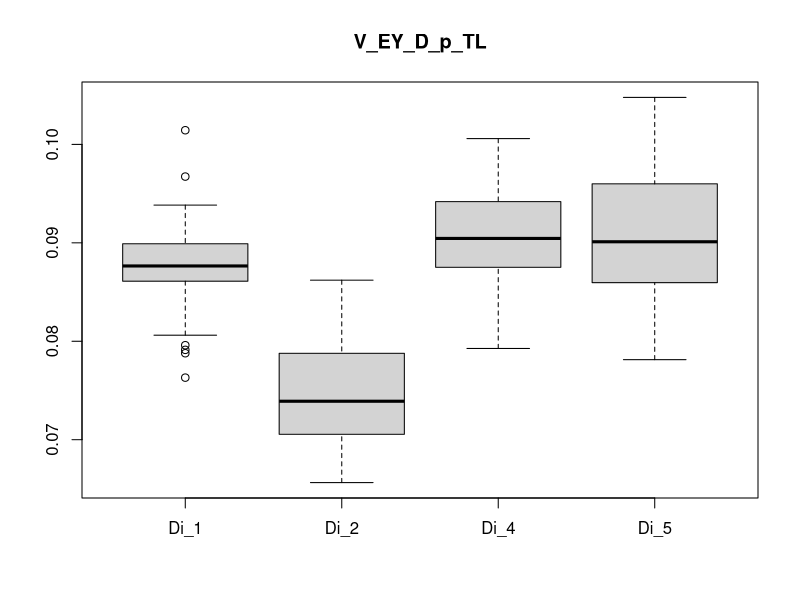

Recreate this plot in R.
Di_1 <- c(0.0902989628,0.0847012475,0.0873333333,0.0893203883,0.0861016949,0.086551265,0.0878571429,0.0967311541,0.0870695257,0.0865317516,0.0849762067,0.0906701708,0.0920502092,0.101439342,0.0823353293,0.0913738019,0.0938337802,0.0865587614,0.092377261,0.0846524432,0.0872905028,0.0917197452,0.080634501,0.0787836904,0.0886408404,0.0882352941,0.0922190202,0.0864790666,0.0888415068,0.0875,0.0881458967,0.0906535488,0.0791268759,0.0898876404,0.0884488449,0.0763052209,0.0899042004,0.087372449,0.0795986622,0.0827067669,0.0896830748,0.0806174957,0.087012987,0.087804878,0.0867018161,0.0888077859,0.0895933839,0.0862290862,0.0854092527,0.0927318296)
Di_2 <- c(0.0719156851,0.0714725816,0.0710955711,0.0756081525,0.0743494424,0.0683930943,0.0686390533,0.075669383,0.0664536741,0.0704318937,0.0751146789,0.0683265779,0.0782661048,0.0692124105,0.0813516896,0.0739081747,0.0793650794,0.0705748435,0.0730914997,0.0697534576,0.0695553022,0.0737240076,0.0732484076,0.0752238806,0.0732292917,0.0676506765,0.0808867585,0.0747889023,0.0760803408,0.0810289389,0.0809178744,0.079375,0.0705209657,0.0730434783,0.0656416322,0.0749427918,0.0821133036,0.0752411576,0.0737605804,0.068923821,0.0751653638,0.0862068966,0.0775862069,0.0792870313,0.0704402516,0.086163522,0.0803673938,0.0792978208,0.0826210826,0.0710161663,0.0719764012)
Di_4 <- c(0.0891289669,0.0898801598,0.0832147937,0.0902550687,0.1005878511,0.0972836387,0.1001283697,0.0899022801,0.0891021247,0.094217024,0.0872011252,0.0834437086,0.0894886364,0.0945848375,0.0906432749,0.0986257074,0.0858156028,0.0892116183,0.0885072655,0.0892267019,0.091233072,0.0876971609,0.0957004161,0.0910240202,0.0792682927,0.0919765166,0.0948905109,0.0884642604,0.0894660895,0.0848861284,0.0975460123,0.0907801418,0.092920354,0.0901803607,0.0941845765,0.0816468946,0.0926829268,0.0854519774,0.09197787,0.0935506733,0.0917743032,0.0824949698,0.096069869,0.0929419986,0.0929936306,0.0818181818,0.0867453158,0.0918803419,0.0813953488,0.0988117573,0.0950255102,0.0856164384,0.0875152999,0.0985915493)
Di_5 <- c(0.0932090546,0.0981863665,0.0815147625,0.0908445706,0.0882943144,0.0942228336,0.0858778626,0.1047745358,0.0925795053,0.088298636,0.0860289057,0.0881763527,0.0980861244,0.1005434783,0.089375,0.0943931867,0.0975927131,0.0781294151,0.0856573705,0.0839416058)
svg(filename = 'morpho_data/boxplotV_EY_D_p_TL.svg')
boxplot(Di_1, Di_2, Di_4, Di_5, names = c('Di_1', 'Di_2', 'Di_4', 'Di_5'), main = 'V_EY_D_p_TL')
dev.off()
